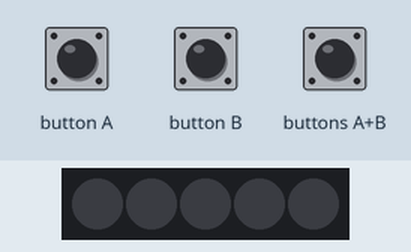
A program run on a simulated BBC micro:bit (MakeCode). Parts: 5 RGB LEDs in strip order, left to right. The inputs (shaded band) are chosen by the test bench. Dim RGB values are drawn brighter than linear.

Above: at 1.2 s.
1.3 s: button A pressed for 0.15 s
At 1.8 s:
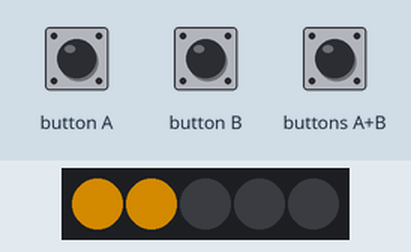
4.4 s: buttons A+B pressed for 0.15 s
At 4.9 s:
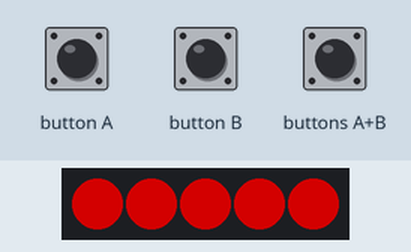
6.0 s: button B pressed for 0.15 s
At 7.3 s:
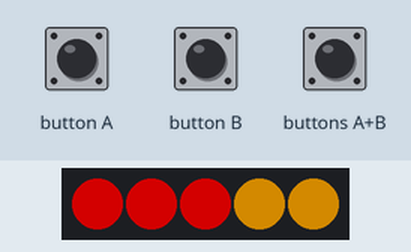
7.6 s: button A pressed for 0.15 s
At 9.7 s:
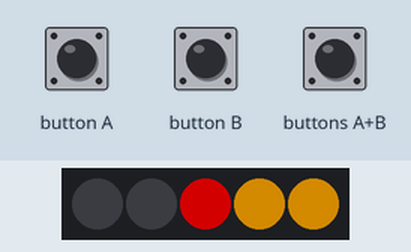
10.7 s: buttons A+B pressed for 1 s
At 12.2 s:
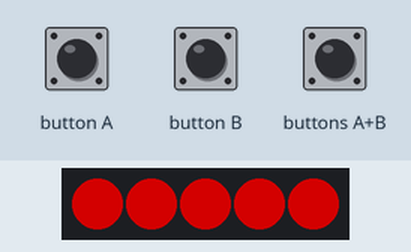
13.2 s: button A pressed for 0.15 s
At 15.2 s:
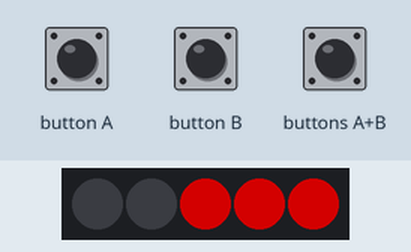
Timing chart, 0 to 16.7 s (numbered marks = the images above; inputs shaded):
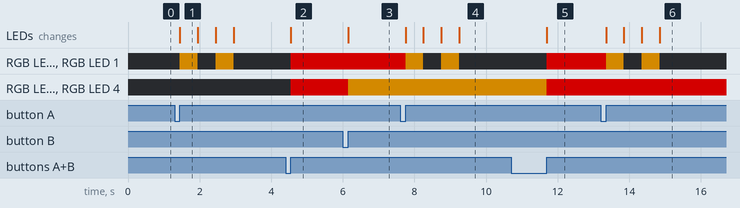

Measured:
- after the input at 1.3 s, RGB LED 0, RGB LED 1: alternates RGB(127, 82, 0) for 0.50 s and off for 0.50 s, 4 changes in all, then stays off, starting after 0.15 s; the LEDs: change after 0.15 s (image 1)
- after the input at 4.4 s, RGB LED 0, RGB LED 1, RGB LED 3, RGB LED 4: off → RGB(127, 0, 0) after 0.15 s; the LEDs: change after 0.15 s (image 2)
- after the input at 6.0 s, RGB LED 3, RGB LED 4: RGB(127, 0, 0) → RGB(127, 82, 0) after 0.15 s; the LEDs: change after 0.15 s (image 3)
- after the input at 7.6 s, RGB LED 0, RGB LED 1: alternates RGB(127, 82, 0) for 0.50 s and off for 0.50 s, 4 changes in all, then stays off, starting after 0.15 s; the LEDs: first change after 0.15 s (image 4 shows a later state)
- after the input at 10.7 s, RGB LED 0, RGB LED 1: off → RGB(127, 0, 0) after 1.0 s; RGB LED 3, RGB LED 4: RGB(127, 82, 0) → RGB(127, 0, 0) after 1.0 s; the LEDs: change after 1.0 s (image 5)
- after the input at 13.2 s, RGB LED 0, RGB LED 1: alternates RGB(127, 82, 0) for 0.50 s and off for 0.50 s, 4 changes in all, then stays off, starting after 0.15 s; the LEDs: first change after 0.15 s (image 6 shows a later state)
- what the display in image 1 shows lasts 0.5 s, from 1.5 s to 2.0 s

The program:

main.ts
```typescript
input.onButtonPressed(Button.A, function () {
    gauche.showColor(neopixel.colors(NeoPixelColors.Orange))
    basic.pause(500)
    gauche.showColor(neopixel.colors(NeoPixelColors.Black))
    basic.pause(500)
    gauche.showColor(neopixel.colors(NeoPixelColors.Orange))
    basic.pause(500)
    gauche.showColor(neopixel.colors(NeoPixelColors.Black))
    basic.pause(500)
})
input.onButtonPressed(Button.AB, function () {
    stop.showColor(neopixel.colors(NeoPixelColors.Red))
})
input.onButtonPressed(Button.B, function () {
    droit.showColor(neopixel.colors(NeoPixelColors.Orange))
})
let droit: neopixel.Strip = null
let stop: neopixel.Strip = null
let gauche: neopixel.Strip = null
let strip = neopixel.create(DigitalPin.P0, 5, NeoPixelMode.RGB)
gauche = strip.range(0, 2)
stop = strip.range(0, 5)
droit = strip.range(3, 2)
basic.forever(function () {

})
```

test.ts
```typescript
// les tests vont ici ; cela ne sera pas compilé si ce paquet est utilisé en tant qu'extension.
```
